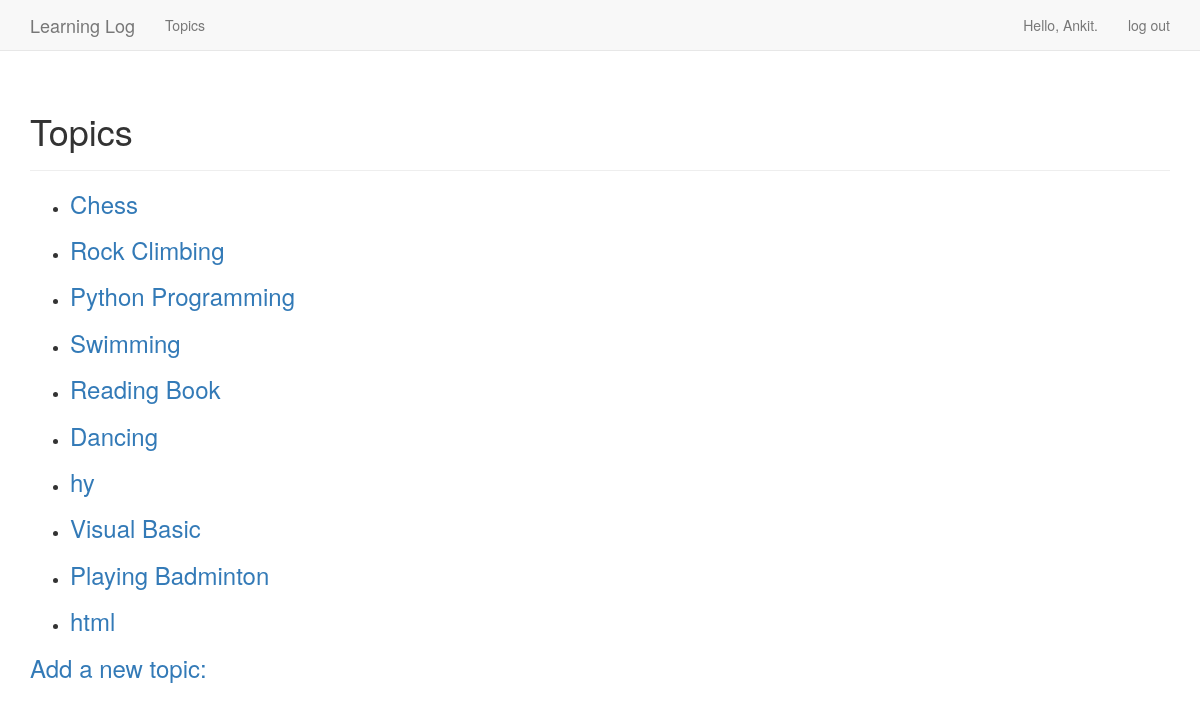
The app's page /topics/ (signed in) with its own data.
### learning_logs/models.py (models this page shows)
class Topic(models.Model):
    text=models.CharField(max_length=200)
    date_added=models.DateTimeField(auto_now_add=True)
    owner = models.ForeignKey(User, on_delete= models.DO_NOTHING)
    def __str__(self):
        return self.text

### learning_logs/views.py (the view)
# urls.py: path('topics/', views.topics, name='topics'),
@login_required
def topics(request):
    topics = Topic.objects.filter(owner=request.user).order_by('date_added')
    context = {'topics': topics}
    return render(request, 'learning_logs/topics.html', context)

### learning_logs/templates/learning_logs/topics.html
{% extends "learning_logs/base.html" %}
{% block header %}
    <h1>Topics</h1>
{% endblock header %}
{% block content %}
    <ul>
        {% for topic in topics %}
            <li>
                <h3><a href="{% url 'topic' topic.id %}">{{ topic }}</a></h3>
            </li>
        {% empty %}
            <li>No topics have been added yet.</li>
        {% endfor %}
    </ul>
    <h3><a href="{% url 'new_topic' %}">Add a new topic:</a></h3>
{% endblock content %}

### learning_logs/templates/learning_logs/base.html (shortened to what this page needs)
{% load bootstrap3 %}
<!DOCTYPE html>
<html lang="en">
    <head>
        {% bootstrap_css %}
    </head>
    <body>
        <nav class="navbar navbar-default navbar-static-top">
            <div class="container">
                <div class="navbar-header">
                    <a class="navbar-brand" href="{% url 'index' %}">Learning Log</a>
                </div>
                <div id="navbar" class="navbar-collapse collapse">
                    <ul class="nav navbar-nav">
                        <li><a href="{% url 'topics' %}">Topics</a></li>
                    </ul>
                    <ul class="nav navbar-nav navbar-right">
                        {% if user.is_authenticated %}
                            <li><a>Hello, {{ user.username }}.</a></li>
                            <li><a href="{% url 'users:logout' %}">log out</a></li>
                        {% else %}
                            <li><a href="{% url 'users:register' %}">register</a></li>
                            <li><a href="{% url 'users:login' %}">log in</a></li>
                        {% endif %}
                    </ul>
                </div>
            </div>
        </nav>
        <div class="container">
            <div class="page-header">
                {% block header %}{% endblock header %}
            </div>
            <div>
                {% block content %}{% endblock content %}
            </div>
        </div>
    </body>
</html>

### records on screen
Topic: text "Chess"
Topic: text "Rock Climbing"
Topic: text "Python Programming"
Topic: text "Swimming"
Topic: text "Reading Book"
Topic: text "Dancing"
Topic: text "hy"
Topic: text "Visual Basic"
Topic: text "Playing Badminton"
Topic: text "html"

### other values on screen
{{ user.username }} "Ankit"
